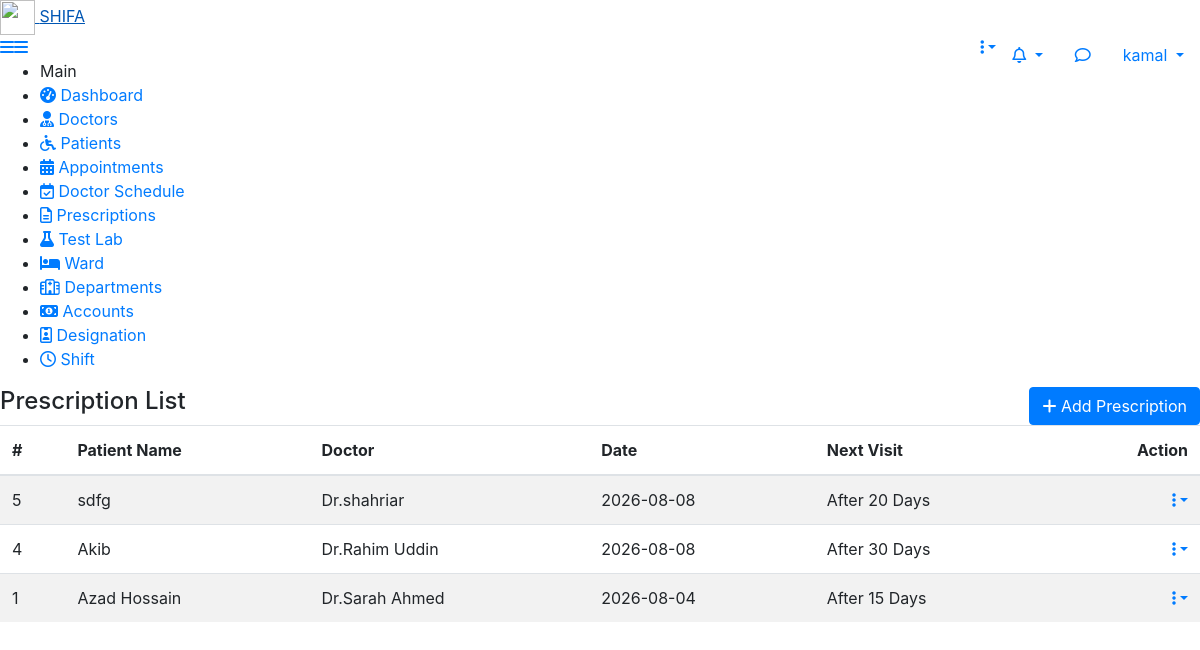
The app's page /prescription/prescription_list.php (signed in), older data.
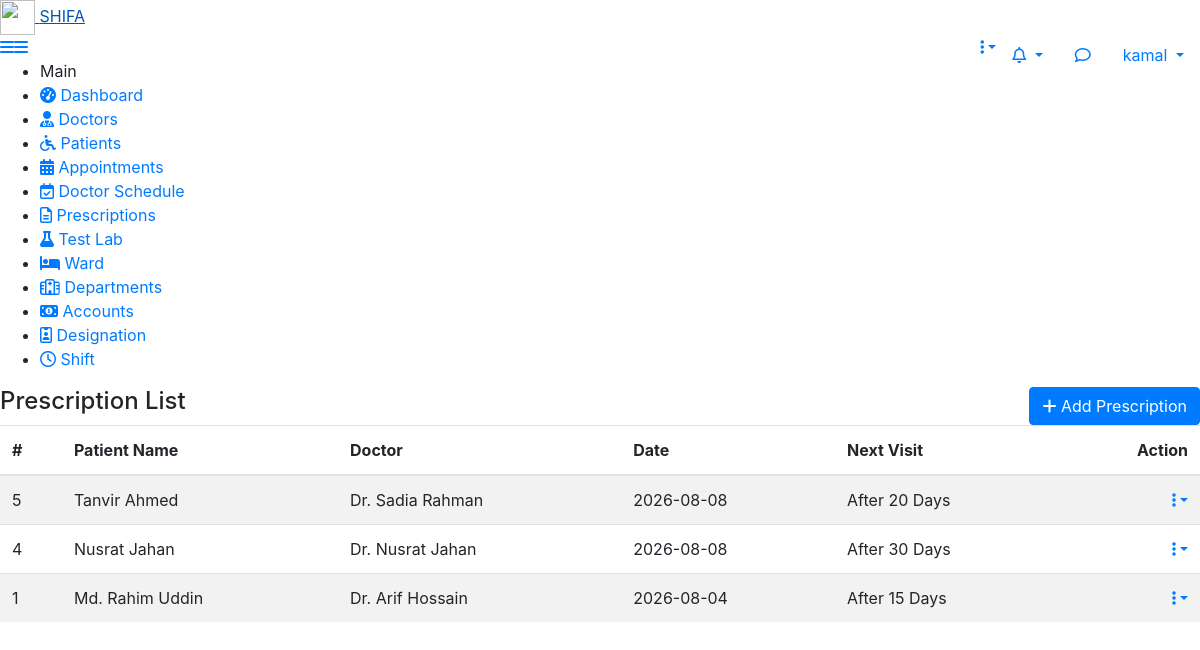
The same page, newer data.
### tables this page shows
CREATE TABLE `prescriptions` (
  `id` int(11) NOT NULL,
  `patient_id` int(11) NOT NULL,
  `doctor_id` int(11) NOT NULL,
  `Obj_date` date NOT NULL,
  `Cc` text DEFAULT NULL,
  `Dx` text DEFAULT NULL,
  `Inv` text DEFAULT NULL,
  `medicines` longtext DEFAULT NULL,
  `additional_notes` text DEFAULT NULL,
  `Weight` varchar(20) DEFAULT NULL,
  `Next_visit_day` int(11) DEFAULT NULL
);

CREATE TABLE `patients` (
  `id` int(11) NOT NULL,
  `name` varchar(100) DEFAULT NULL,
  `gender` int(3) DEFAULT NULL COMMENT '1=male,2=female,3=others',
  `age` int(2) DEFAULT NULL,
  `blood_group` int(6) DEFAULT NULL,
  `phone` varchar(20) DEFAULT NULL,
  `email` varchar(100) DEFAULT NULL,
  `address` varchar(200) DEFAULT NULL,
  `discount_percent` decimal(5,2) DEFAULT 0.00,
  `emergency_contact` varchar(20) DEFAULT NULL,
  `created_at` timestamp NOT NULL DEFAULT current_timestamp(),
  `updated_at` timestamp NOT NULL DEFAULT current_timestamp() ON UPDATE current_timestamp(),
  `deleted_at` datetime DEFAULT NULL,
  `created_by` int(11) DEFAULT NULL,
  `updated_by` int(11) DEFAULT NULL
);

CREATE TABLE `doctors` (
  `id` int(11) NOT NULL,
  `department_id` int(11) NOT NULL,
  `designation_id` int(11) NOT NULL,
  `shift_id` int(11) NOT NULL,
  `name` varchar(100) DEFAULT NULL,
  `gender` int(11) DEFAULT NULL COMMENT '1=male,2=female,3=others',
  `specialization` varchar(100) DEFAULT NULL,
  `qualification` varchar(100) DEFAULT NULL,
  `experience` int(11) DEFAULT NULL,
  `phone` varchar(20) DEFAULT NULL,
  `email` varchar(100) DEFAULT NULL,
  `address` text DEFAULT NULL,
  `status` int(2) NOT NULL COMMENT '0=inactive,1=active',
  `created_at` timestamp NOT NULL DEFAULT current_timestamp(),
  `updated_at` timestamp NOT NULL DEFAULT current_timestamp() ON UPDATE current_timestamp(),
  `deleted_at` datetime DEFAULT NULL
);

### prescription/prescription_list.php (the view, shortened to what this page needs)
<?php require_once "../component/header.php";?>
<?php require_once "../component/sidebar.php";?>
<?php require_once "../component/connection.php";?>
<?php
$conn = $crud->conn;
$sql = "SELECT p.*, pt.name as patient_name, d.name as doctor_name
        FROM prescriptions p
        LEFT JOIN patients pt ON p.patient_id = pt.id
        LEFT JOIN doctors d ON p.doctor_id = d.id
        ORDER BY p.id DESC";
$result = $conn->query($sql);
?>
<div class="page-wrapper">
    <div class="content">
        <div class="row">
            <div class="col-sm-4 col-3">
                <h4 class="page-title">Prescription List</h4>
            </div>
            <div class="col-sm-8 col-9 text-right m-b-20">
                <a href="add_prescription.php" class="btn btn-primary">
                    <i class="fa fa-plus"></i> Add Prescription
                </a>
            </div>
        </div>
        <div class="row">
            <div class="col-md-12">
                <div class="table-responsive">
                    <table class="table table-striped custom-table mb-0">
                        <thead>
                            <tr>
                                <th>#</th>
                                <th>Patient Name</th>
                                <th>Doctor</th>
                                <th>Date</th>
                                <th>Next Visit</th>
                                <th class="text-right">Action</th>
                            </tr>
                        </thead>
                        <tbody>
                        <?php
                        if($result && $result->num_rows > 0){
                            while($row = $result->fetch_assoc()){
                        ?>
                            <tr>
                                <td><?php echo $row['id'];?></td>
                                <td><?php echo $row['patient_name'];?></td>
                                <td> <?php echo $row['doctor_name'];?></td>
                                <td><?php echo $row['Obj_date'];?></td>
                                <td>After <?php echo $row['Next_visit_day'];?> Days</td>
                                <td class="text-right">
                                    <div class="dropdown dropdown-action">
                                        <a href="#" class="action-icon dropdown-toggle" data-toggle="dropdown"><i class="fa fa-ellipsis-v"></i></a>
                                    </div>
                                </td>
                            </tr>
                        <?php
                            }
                        } else {
                            echo "<tr><td colspan='6' class='text-center'>No Data Found</td></tr>";
                        }
                        ?>
                        </tbody>
                    </table>
                </div>
            </div>
        </div>
    </div>
</div>
<?php require_once "../component/footer.php";?>

Row changes from the older to the newer data that the page shows:
changed through a linked row, prescriptions id 5: patient.name "sdfg" → "Tanvir Ahmed"; doctor.name "Dr.shahriar" → "Dr. Sadia Rahman"
changed through a linked row, prescriptions id 4: patient.name "Akib" → "Nusrat Jahan"; doctor.name "Dr.Rahim Uddin" → "Dr. Nusrat Jahan"
changed through a linked row, prescriptions id 1: patient.name "Azad Hossain" → "Md. Rahim Uddin"; doctor.name "Dr.Sarah Ahmed" → "Dr. Arif Hossain"
